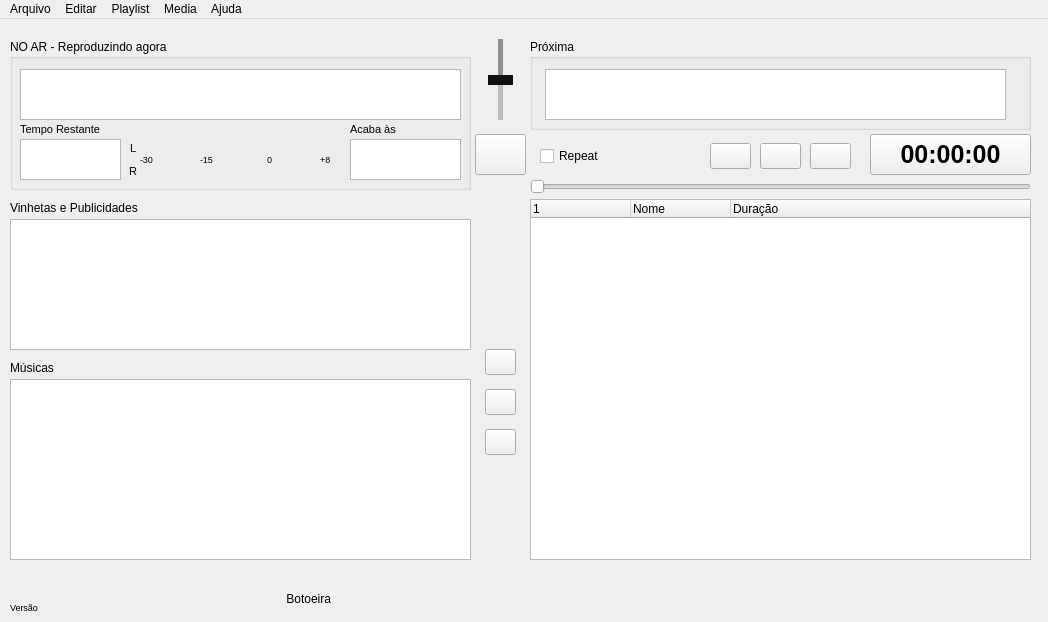
<?xml version="1.0" encoding="UTF-8"?>
<ui version="4.0">
 <class>MainWindow</class>
 <widget class="QMainWindow" name="MainWindow">
  <property name="geometry">
   <rect>
    <x>0</x>
    <y>0</y>
    <width>1048</width>
    <height>622</height>
   </rect>
  </property>
  <property name="sizePolicy">
   <sizepolicy hsizetype="Fixed" vsizetype="Fixed">
    <horstretch>0</horstretch>
    <verstretch>0</verstretch>
   </sizepolicy>
  </property>
  <property name="windowTitle">
   <string>LaraRadio</string>
  </property>
  <widget class="QWidget" name="centralwidget">
   <widget class="QTreeView" name="files">
    <property name="geometry">
     <rect>
      <x>10</x>
      <y>360</y>
      <width>461</width>
      <height>181</height>
     </rect>
    </property>
   </widget>
   <widget class="QTreeWidget" name="audio_list">
    <property name="geometry">
     <rect>
      <x>530</x>
      <y>180</y>
      <width>501</width>
      <height>361</height>
     </rect>
    </property>
    <property name="showDropIndicator" stdset="0">
     <bool>false</bool>
    </property>
    <property name="dragEnabled">
     <bool>false</bool>
    </property>
    <property name="dragDropMode">
     <enum>QAbstractItemView::DragDropMode::NoDragDrop</enum>
    </property>
    <property name="defaultDropAction">
     <enum>Qt::DropAction::MoveAction</enum>
    </property>
    <property name="alternatingRowColors">
     <bool>true</bool>
    </property>
    <property name="selectionMode">
     <enum>QAbstractItemView::SelectionMode::ExtendedSelection</enum>
    </property>
    <property name="selectionBehavior">
     <enum>QAbstractItemView::SelectionBehavior::SelectRows</enum>
    </property>
    <property name="indentation">
     <number>0</number>
    </property>
    <column>
     <property name="text">
      <string/>
     </property>
    </column>
    <column>
     <property name="text">
      <string>Nome</string>
     </property>
    </column>
    <column>
     <property name="text">
      <string>Duração</string>
     </property>
    </column>
   </widget>
   <widget class="QGroupBox" name="groupBox">
    <property name="geometry">
     <rect>
      <x>10</x>
      <y>20</y>
      <width>461</width>
      <height>151</height>
     </rect>
    </property>
    <property name="styleSheet">
     <string notr="true"/>
    </property>
    <property name="title">
     <string>NO AR - Reproduzindo agora</string>
    </property>
    <widget class="QTextBrowser" name="current_audio">
     <property name="geometry">
      <rect>
       <x>10</x>
       <y>30</y>
       <width>441</width>
       <height>51</height>
      </rect>
     </property>
     <property name="font">
      <font>
       <pointsize>13</pointsize>
       <bold>true</bold>
      </font>
     </property>
     <property name="styleSheet">
      <string notr="true"/>
     </property>
     <property name="verticalScrollBarPolicy">
      <enum>Qt::ScrollBarPolicy::ScrollBarAlwaysOff</enum>
     </property>
     <property name="horizontalScrollBarPolicy">
      <enum>Qt::ScrollBarPolicy::ScrollBarAlwaysOff</enum>
     </property>
    </widget>
    <widget class="QTextBrowser" name="remain_time">
     <property name="geometry">
      <rect>
       <x>10</x>
       <y>100</y>
       <width>101</width>
       <height>41</height>
      </rect>
     </property>
     <property name="font">
      <font>
       <pointsize>18</pointsize>
       <bold>true</bold>
      </font>
     </property>
     <property name="styleSheet">
      <string notr="true"/>
     </property>
     <property name="html">
      <string>&lt;!DOCTYPE HTML PUBLIC &quot;-//W3C//DTD HTML 4.0//EN&quot; &quot;http://www.w3.org/TR/REC-html40/strict.dtd&quot;&gt;
&lt;html&gt;&lt;head&gt;&lt;meta name=&quot;qrichtext&quot; content=&quot;1&quot; /&gt;&lt;meta charset=&quot;utf-8&quot; /&gt;&lt;style type=&quot;text/css&quot;&gt;
p, li { white-space: pre-wrap; }
hr { height: 1px; border-width: 0; }
li.unchecked::marker { content: &quot;\2610&quot;; }
li.checked::marker { content: &quot;\2612&quot;; }
&lt;/style&gt;&lt;/head&gt;&lt;body style=&quot; font-family:'Ubuntu Sans'; font-size:18pt; font-weight:700; font-style:normal;&quot;&gt;
&lt;p style=&quot;-qt-paragraph-type:empty; margin-top:0px; margin-bottom:0px; margin-left:0px; margin-right:0px; -qt-block-indent:0; text-indent:0px;&quot;&gt;&lt;br /&gt;&lt;/p&gt;&lt;/body&gt;&lt;/html&gt;</string>
     </property>
    </widget>
    <widget class="QTextBrowser" name="over_at_time">
     <property name="geometry">
      <rect>
       <x>340</x>
       <y>100</y>
       <width>111</width>
       <height>41</height>
      </rect>
     </property>
     <property name="font">
      <font>
       <pointsize>18</pointsize>
       <bold>true</bold>
      </font>
     </property>
    </widget>
    <widget class="QLabel" name="l_label">
     <property name="geometry">
      <rect>
       <x>120</x>
       <y>99</y>
       <width>16</width>
       <height>20</height>
      </rect>
     </property>
     <property name="font">
      <font>
       <pointsize>8</pointsize>
      </font>
     </property>
     <property name="text">
      <string>L</string>
     </property>
    </widget>
    <widget class="QLabel" name="r_label">
     <property name="geometry">
      <rect>
       <x>119</x>
       <y>122</y>
       <width>16</width>
       <height>20</height>
      </rect>
     </property>
     <property name="font">
      <font>
       <pointsize>8</pointsize>
      </font>
     </property>
     <property name="text">
      <string>R</string>
     </property>
    </widget>
    <widget class="QLabel" name="remain_time_label">
     <property name="geometry">
      <rect>
       <x>10</x>
       <y>80</y>
       <width>101</width>
       <height>20</height>
      </rect>
     </property>
     <property name="font">
      <font>
       <pointsize>8</pointsize>
      </font>
     </property>
     <property name="text">
      <string>Tempo Restante</string>
     </property>
    </widget>
    <widget class="QLabel" name="over_at_time_label">
     <property name="geometry">
      <rect>
       <x>340</x>
       <y>80</y>
       <width>101</width>
       <height>20</height>
      </rect>
     </property>
     <property name="font">
      <font>
       <pointsize>8</pointsize>
      </font>
     </property>
     <property name="text">
      <string>Acaba às</string>
     </property>
    </widget>
    <widget class="QLabel" name="label_4">
     <property name="geometry">
      <rect>
       <x>257</x>
       <y>111</y>
       <width>10</width>
       <height>18</height>
      </rect>
     </property>
     <property name="font">
      <font>
       <pointsize>7</pointsize>
      </font>
     </property>
     <property name="text">
      <string>0</string>
     </property>
    </widget>
    <widget class="QLabel" name="label_5">
     <property name="geometry">
      <rect>
       <x>310</x>
       <y>111</y>
       <width>10</width>
       <height>18</height>
      </rect>
     </property>
     <property name="font">
      <font>
       <pointsize>7</pointsize>
      </font>
     </property>
     <property name="text">
      <string>+8</string>
     </property>
    </widget>
    <widget class="QLabel" name="label_6">
     <property name="geometry">
      <rect>
       <x>130</x>
       <y>111</y>
       <width>16</width>
       <height>18</height>
      </rect>
     </property>
     <property name="font">
      <font>
       <pointsize>7</pointsize>
      </font>
     </property>
     <property name="text">
      <string>-30</string>
     </property>
    </widget>
    <widget class="QLabel" name="label_7">
     <property name="geometry">
      <rect>
       <x>190</x>
       <y>111</y>
       <width>16</width>
       <height>18</height>
      </rect>
     </property>
     <property name="font">
      <font>
       <pointsize>7</pointsize>
      </font>
     </property>
     <property name="text">
      <string>-15</string>
     </property>
    </widget>
   </widget>
   <widget class="QGroupBox" name="groupBox_2">
    <property name="geometry">
     <rect>
      <x>530</x>
      <y>20</y>
      <width>501</width>
      <height>91</height>
     </rect>
    </property>
    <property name="title">
     <string>Próxima</string>
    </property>
    <widget class="QTextBrowser" name="next_audio">
     <property name="geometry">
      <rect>
       <x>15</x>
       <y>30</y>
       <width>461</width>
       <height>51</height>
      </rect>
     </property>
     <property name="font">
      <font>
       <pointsize>13</pointsize>
       <bold>true</bold>
      </font>
     </property>
    </widget>
   </widget>
   <widget class="QPushButton" name="btn_play">
    <property name="geometry">
     <rect>
      <x>710</x>
      <y>124</y>
      <width>41</width>
      <height>26</height>
     </rect>
    </property>
    <property name="text">
     <string notr="true"/>
    </property>
    <property name="icon">
     <iconset resource="resources.qrc">
      <normaloff>:/images/icons/media-playback-start.svg</normaloff>:/images/icons/media-playback-start.svg</iconset>
    </property>
   </widget>
   <widget class="QPushButton" name="btn_stop">
    <property name="geometry">
     <rect>
      <x>810</x>
      <y>124</y>
      <width>41</width>
      <height>26</height>
     </rect>
    </property>
    <property name="text">
     <string notr="true"/>
    </property>
    <property name="icon">
     <iconset resource="resources.qrc">
      <normaloff>:/images/icons/media-playback-stop.svg</normaloff>:/images/icons/media-playback-stop.svg</iconset>
    </property>
   </widget>
   <widget class="QPushButton" name="btn_next">
    <property name="geometry">
     <rect>
      <x>760</x>
      <y>124</y>
      <width>41</width>
      <height>26</height>
     </rect>
    </property>
    <property name="text">
     <string/>
    </property>
    <property name="icon">
     <iconset resource="resources.qrc">
      <normaloff>:/images/icons/media-skip-forward.svg</normaloff>:/images/icons/media-skip-forward.svg</iconset>
    </property>
   </widget>
   <widget class="QCheckBox" name="chk_repeat">
    <property name="geometry">
     <rect>
      <x>540</x>
      <y>124</y>
      <width>70</width>
      <height>26</height>
     </rect>
    </property>
    <property name="text">
     <string>Repeat</string>
    </property>
   </widget>
   <widget class="QPushButton" name="audio_clock">
    <property name="geometry">
     <rect>
      <x>870</x>
      <y>115</y>
      <width>161</width>
      <height>41</height>
     </rect>
    </property>
    <property name="font">
     <font>
      <pointsize>19</pointsize>
      <bold>true</bold>
     </font>
    </property>
    <property name="text">
     <string>00:00:00</string>
    </property>
   </widget>
   <widget class="QLabel" name="version">
    <property name="geometry">
     <rect>
      <x>10</x>
      <y>580</y>
      <width>81</width>
      <height>16</height>
     </rect>
    </property>
    <property name="font">
     <font>
      <pointsize>7</pointsize>
     </font>
    </property>
    <property name="text">
     <string>Versão</string>
    </property>
   </widget>
   <widget class="QSlider" name="seeker">
    <property name="geometry">
     <rect>
      <x>530</x>
      <y>158</y>
      <width>501</width>
      <height>20</height>
     </rect>
    </property>
    <property name="orientation">
     <enum>Qt::Orientation::Horizontal</enum>
    </property>
    <property name="tickPosition">
     <enum>QSlider::TickPosition::NoTicks</enum>
    </property>
    <property name="tickInterval">
     <number>5</number>
    </property>
   </widget>
   <widget class="QSlider" name="volume_speak">
    <property name="geometry">
     <rect>
      <x>480</x>
      <y>20</y>
      <width>41</width>
      <height>81</height>
     </rect>
    </property>
    <property name="styleSheet">
     <string notr="true">QSlider::groove:vertical {
background: rgba(0,0,0,0.4);
    position: absolute; /* absolutely position 4px from the left and right of the widget. setting margins on the widget should work too... */
    left: 18px; right:18px;
}

QSlider::handle:vertical {
    height: 10px;
	background: #111;
    margin: 0 -10px; 
	border-radius: 0px;
}

QSlider::add-page:vertical {
    background: rgba(255,255,255,0.4);
}


</string>
    </property>
    <property name="maximum">
     <number>100</number>
    </property>
    <property name="value">
     <number>50</number>
    </property>
    <property name="orientation">
     <enum>Qt::Orientation::Vertical</enum>
    </property>
   </widget>
   <widget class="QPushButton" name="btn_talk">
    <property name="geometry">
     <rect>
      <x>475</x>
      <y>115</y>
      <width>51</width>
      <height>41</height>
     </rect>
    </property>
    <property name="text">
     <string/>
    </property>
    <property name="icon">
     <iconset resource="resources.qrc">
      <normaloff>:/images/icons/audio-input-microphone.svg</normaloff>:/images/icons/audio-input-microphone.svg</iconset>
    </property>
    <property name="iconSize">
     <size>
      <width>24</width>
      <height>24</height>
     </size>
    </property>
   </widget>
   <widget class="QPushButton" name="btn_add_item">
    <property name="geometry">
     <rect>
      <x>485</x>
      <y>330</y>
      <width>31</width>
      <height>26</height>
     </rect>
    </property>
    <property name="text">
     <string/>
    </property>
    <property name="icon">
     <iconset resource="resources.qrc">
      <normaloff>:/images/icons/list-add.svg</normaloff>:/images/icons/list-add.svg</iconset>
    </property>
   </widget>
   <widget class="QPushButton" name="btn_remove_item">
    <property name="geometry">
     <rect>
      <x>485</x>
      <y>410</y>
      <width>31</width>
      <height>26</height>
     </rect>
    </property>
    <property name="text">
     <string/>
    </property>
    <property name="icon">
     <iconset resource="resources.qrc">
      <normaloff>:/images/icons/list-remove.svg</normaloff>:/images/icons/list-remove.svg</iconset>
    </property>
   </widget>
   <widget class="QPushButton" name="btn_add_time_item">
    <property name="geometry">
     <rect>
      <x>485</x>
      <y>370</y>
      <width>31</width>
      <height>26</height>
     </rect>
    </property>
    <property name="text">
     <string/>
    </property>
    <property name="icon">
     <iconset resource="resources.qrc">
      <normaloff>:/images/icons/appointment-new.svg</normaloff>:/images/icons/appointment-new.svg</iconset>
    </property>
   </widget>
   <widget class="QTreeView" name="jingle_files">
    <property name="geometry">
     <rect>
      <x>10</x>
      <y>200</y>
      <width>461</width>
      <height>131</height>
     </rect>
    </property>
   </widget>
   <widget class="QLabel" name="label">
    <property name="geometry">
     <rect>
      <x>10</x>
      <y>340</y>
      <width>66</width>
      <height>18</height>
     </rect>
    </property>
    <property name="font">
     <font>
      <pointsize>9</pointsize>
     </font>
    </property>
    <property name="text">
     <string>Músicas</string>
    </property>
   </widget>
   <widget class="QLabel" name="label_2">
    <property name="geometry">
     <rect>
      <x>10</x>
      <y>180</y>
      <width>151</width>
      <height>18</height>
     </rect>
    </property>
    <property name="font">
     <font>
      <pointsize>9</pointsize>
     </font>
    </property>
    <property name="text">
     <string>Vinhetas e Publicidades</string>
    </property>
   </widget>
   <widget class="QLabel" name="label_3">
    <property name="geometry">
     <rect>
      <x>250</x>
      <y>570</y>
      <width>81</width>
      <height>20</height>
     </rect>
    </property>
    <property name="font">
     <font>
      <pointsize>9</pointsize>
     </font>
    </property>
    <property name="text">
     <string>Botoeira</string>
    </property>
    <property name="alignment">
     <set>Qt::AlignmentFlag::AlignRight|Qt::AlignmentFlag::AlignTrailing|Qt::AlignmentFlag::AlignVCenter</set>
    </property>
   </widget>
  </widget>
  <widget class="QMenuBar" name="menubar">
   <property name="geometry">
    <rect>
     <x>0</x>
     <y>0</y>
     <width>1048</width>
     <height>23</height>
    </rect>
   </property>
   <widget class="QMenu" name="menuArquivo">
    <property name="title">
     <string>Arquivo</string>
    </property>
    <addaction name="actionSair"/>
   </widget>
   <widget class="QMenu" name="menuEditar">
    <property name="title">
     <string>Editar</string>
    </property>
    <widget class="QMenu" name="menuLanguage">
     <property name="title">
      <string>Language</string>
     </property>
     <property name="icon">
      <iconset resource="resources.qrc">
       <normaloff>:/images/icons/language.png</normaloff>:/images/icons/language.png</iconset>
     </property>
     <addaction name="actionLanguageENUS"/>
     <addaction name="actionLanguagePTBR"/>
    </widget>
    <addaction name="menuLanguage"/>
    <addaction name="separator"/>
    <addaction name="actionConfig"/>
   </widget>
   <widget class="QMenu" name="menuLista">
    <property name="title">
     <string>Playlist</string>
    </property>
    <addaction name="actionLoadPlaylist"/>
    <addaction name="actionSavePlaylist"/>
    <addaction name="separator"/>
    <addaction name="actionClearAudioList"/>
   </widget>
   <widget class="QMenu" name="menuMedia">
    <property name="title">
     <string>Media</string>
    </property>
    <addaction name="actionAddMedia"/>
   </widget>
   <widget class="QMenu" name="menuAjuda">
    <property name="title">
     <string>Ajuda</string>
    </property>
    <addaction name="actionReleases"/>
    <addaction name="actionLibs"/>
    <addaction name="actionTutorial"/>
    <addaction name="actionContribute"/>
    <addaction name="separator"/>
    <addaction name="menu_about_lara"/>
   </widget>
   <addaction name="menuArquivo"/>
   <addaction name="menuEditar"/>
   <addaction name="menuLista"/>
   <addaction name="menuMedia"/>
   <addaction name="menuAjuda"/>
  </widget>
  <action name="menu_about_lara">
   <property name="icon">
    <iconset resource="resources.qrc">
     <normaloff>:/images/icons/help-hint.svg</normaloff>:/images/icons/help-hint.svg</iconset>
   </property>
   <property name="text">
    <string>Sobre o LaraRadio</string>
   </property>
  </action>
  <action name="actionConfig">
   <property name="icon">
    <iconset resource="resources.qrc">
     <normaloff>:/images/icons/document-properties.svg</normaloff>:/images/icons/document-properties.svg</iconset>
   </property>
   <property name="text">
    <string>Configurações</string>
   </property>
  </action>
  <action name="actionLoadPlaylist">
   <property name="icon">
    <iconset resource="resources.qrc">
     <normaloff>:/images/icons/document-revert.png</normaloff>:/images/icons/document-revert.png</iconset>
   </property>
   <property name="text">
    <string>Ler</string>
   </property>
  </action>
  <action name="actionSavePlaylist">
   <property name="icon">
    <iconset resource="resources.qrc">
     <normaloff>:/images/icons/document-save.png</normaloff>:/images/icons/document-save.png</iconset>
   </property>
   <property name="text">
    <string>Salvar</string>
   </property>
  </action>
  <action name="actionAddMedia">
   <property name="icon">
    <iconset theme="applications-multimedia"/>
   </property>
   <property name="text">
    <string>Adicionar</string>
   </property>
  </action>
  <action name="actionSair">
   <property name="icon">
    <iconset resource="resources.qrc">
     <normaloff>:/images/icons/process-stop.svg</normaloff>:/images/icons/process-stop.svg</iconset>
   </property>
   <property name="text">
    <string>Sair</string>
   </property>
  </action>
  <action name="actionClearAudioList">
   <property name="icon">
    <iconset resource="resources.qrc">
     <normaloff>:/images/icons/edit-clear.svg</normaloff>:/images/icons/edit-clear.svg</iconset>
   </property>
   <property name="text">
    <string>Apagar Tudo</string>
   </property>
  </action>
  <action name="actionLanguagePTBR">
   <property name="icon">
    <iconset resource="resources.qrc">
     <normaloff>:/images/icons/go-next.svg</normaloff>:/images/icons/go-next.svg</iconset>
   </property>
   <property name="text">
    <string>Português do Brasil</string>
   </property>
  </action>
  <action name="actionLanguageENUS">
   <property name="icon">
    <iconset resource="resources.qrc">
     <normaloff>:/images/icons/go-next.svg</normaloff>:/images/icons/go-next.svg</iconset>
   </property>
   <property name="text">
    <string>English</string>
   </property>
  </action>
  <action name="actionLanguage">
   <property name="text">
    <string>Language</string>
   </property>
  </action>
  <action name="actionPortugues_do_Brasil">
   <property name="text">
    <string>Portugues do Brasil</string>
   </property>
  </action>
  <action name="actionReleases">
   <property name="text">
    <string>Notas de Atualização</string>
   </property>
  </action>
  <action name="actionLibs">
   <property name="text">
    <string>Bibliotecas</string>
   </property>
  </action>
  <action name="actionTutorial">
   <property name="icon">
    <iconset resource="resources.qrc">
     <normaloff>:/images/icons/help-contents.svg</normaloff>:/images/icons/help-contents.svg</iconset>
   </property>
   <property name="text">
    <string>Tutorial</string>
   </property>
   <property name="shortcut">
    <string>F1</string>
   </property>
  </action>
  <action name="actionContribute">
   <property name="text">
    <string>Contribua</string>
   </property>
  </action>
 </widget>
 <resources>
  <include location="resources.qrc"/>
  <include location="resources.qrc"/>
 </resources>
 <connections/>
</ui>
